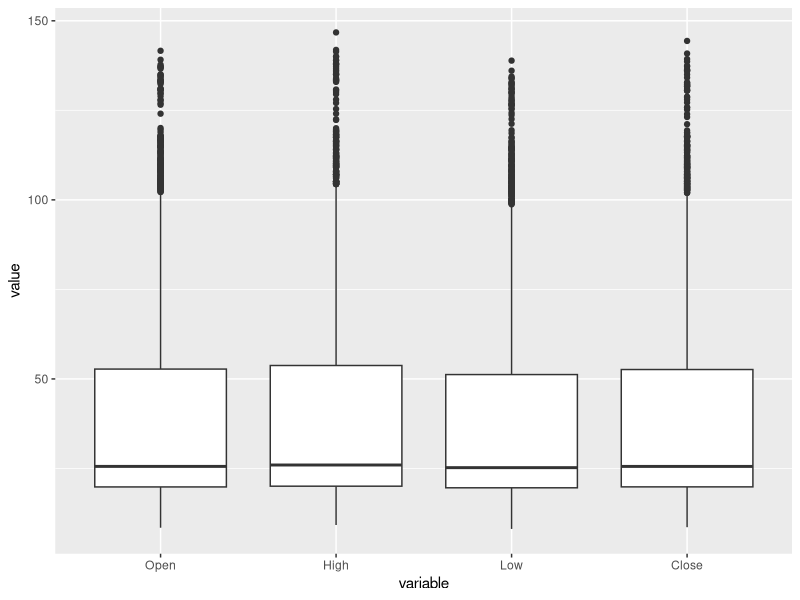
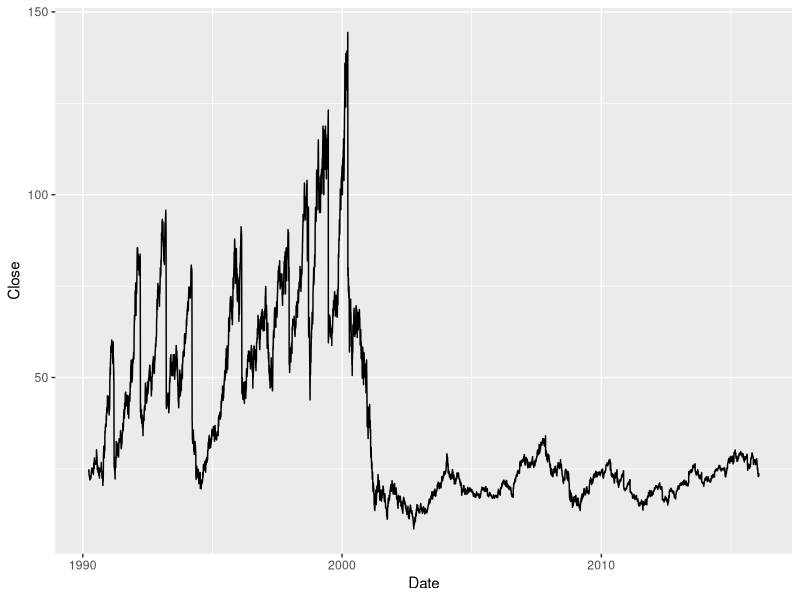
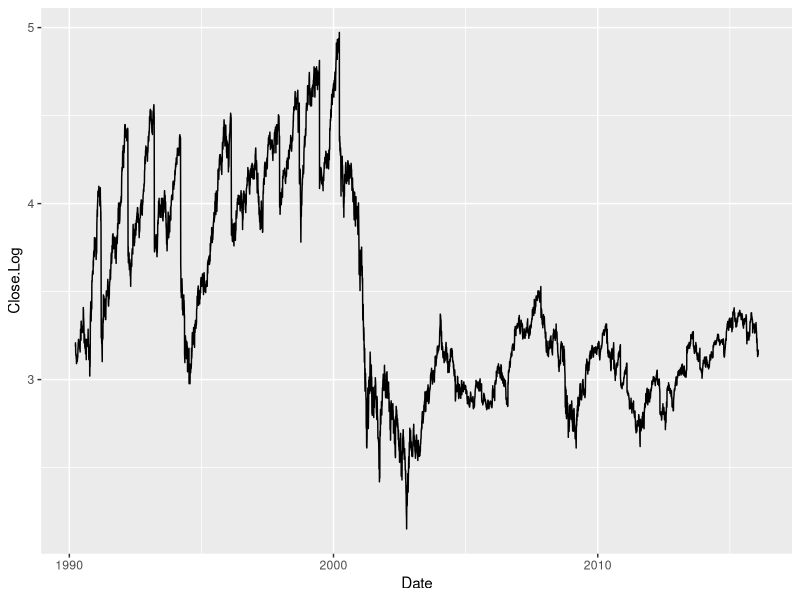
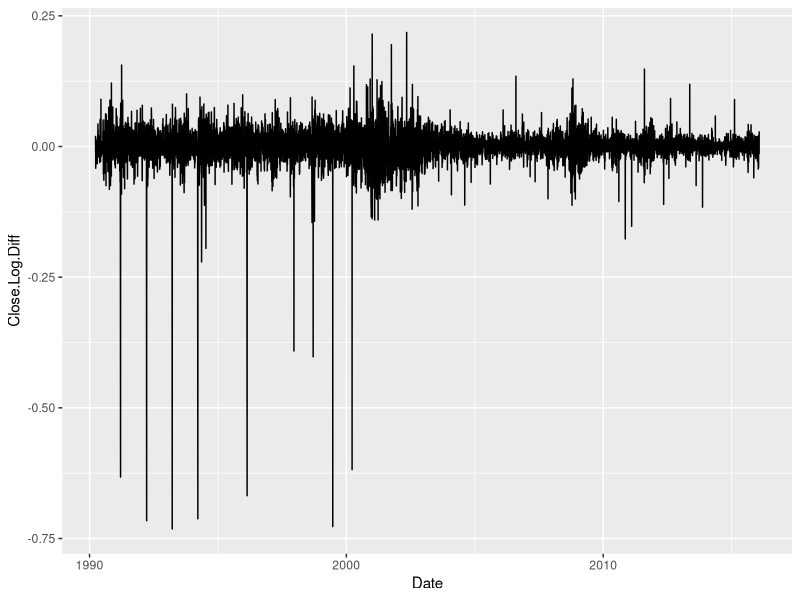
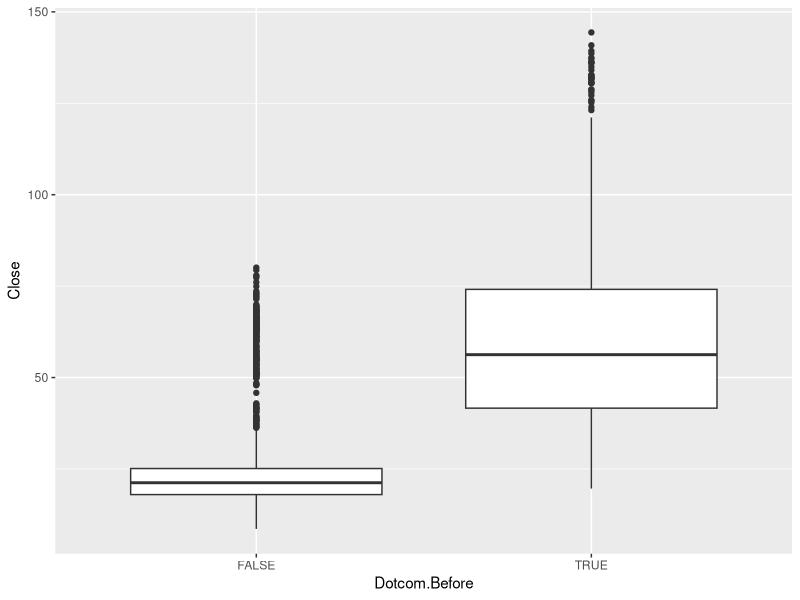

The R source for these figures, in order:
library(data.table)
library(ggplot2)

# Load and clean
# Download from web
# cisco <- read.csv("http://real-chart.finance.yahoo.com/table.csv?s=CSCO&d=0&e=31&f=2016&g=d&a=2&b=26&c=1990&ignore=.csv", stringsAsFactors = FALSE)
# Local copy
cisco <- read.csv("csco.csv", stringsAsFactors = FALSE)
setDT(cisco)
cisco[, Date := as.Date(Date)]
setkey(cisco, Date)

# Explore
str(cisco)
summary(cisco)
ggplot(melt(cisco, id.vars = c("Date"), measure.vars = colnames(cisco)[2:5]), aes(x = variable, y = value)) + geom_boxplot()
ggplot(cisco, aes(x = Date, y = Close)) + geom_line()



# First and second ordered difference
cisco[, Close.Log := log(Close)]
ggplot(cisco, aes(x = Date, y = Close.Log)) + geom_line()
cisco[, Close.Log.Diff := Close.Log - shift(Close.Log, n=1, fill=NA, type="lag")]
ggplot(cisco, aes(x = Date, y = Close.Log.Diff)) + geom_line()
cisco[which.min(Close.Log.Diff)]
cisco[Date > as.Date("1993-03-10") & Date < as.Date("1993-03-25")]

# Find the dot.com maximum and add dummy
cisco[Date > as.Date("2000-01-01") & Date < as.Date("2005-01-01")][which.max(Close)]
cisco[, Dotcom.Before := Date <= as.Date("2000-03-22")][,Dotcom.After := Date > as.Date("2000-03-22")]
ggplot(cisco, aes(x = Dotcom.Before, y = Close)) + geom_boxplot()